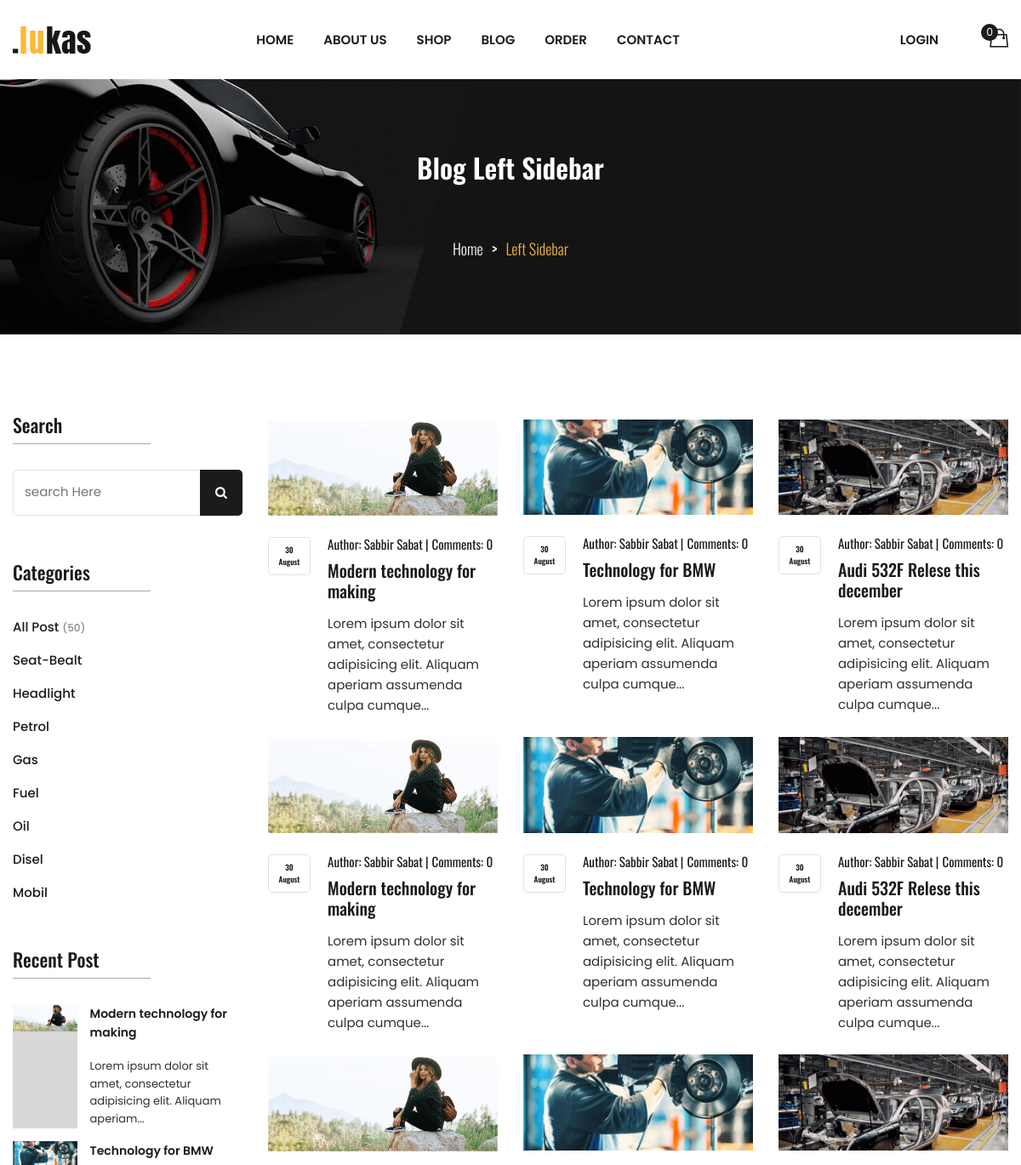
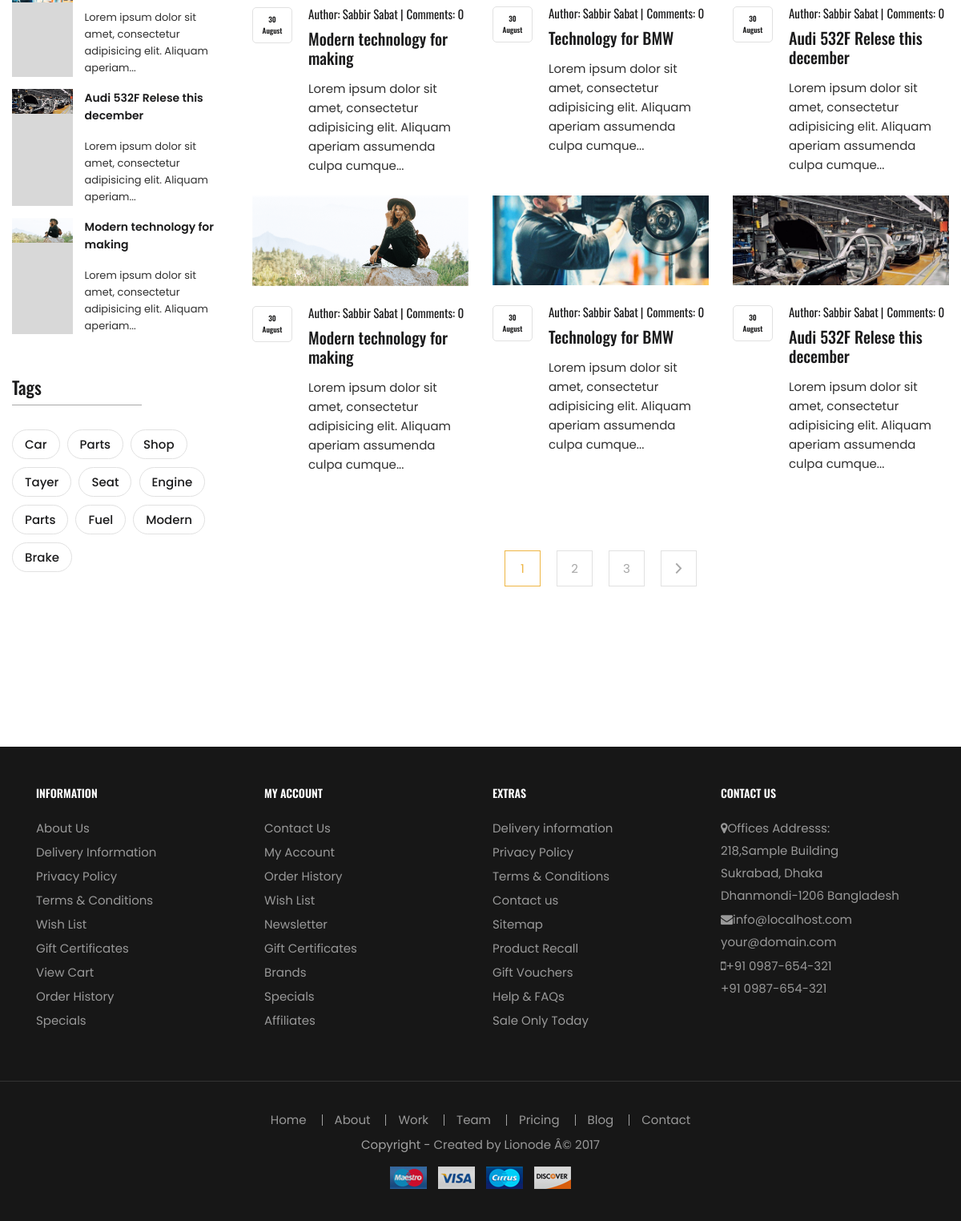
Screenshot of /blog-left-sidebar.php with the database file from the repository (2 pictures, top to bottom).
### tables this page shows
CREATE TABLE `title_slogan` (
  `id` int(11) NOT NULL,
  `title` varchar(255) NOT NULL,
  `slogan` varchar(255) NOT NULL,
  `logo` varchar(255) NOT NULL
);

CREATE TABLE `tbl_blog` (
  `id` int(11) NOT NULL,
  `blogCatId` int(11) NOT NULL,
  `comments` int(11) NOT NULL,
  `title` varchar(255) NOT NULL,
  `body` text NOT NULL,
  `author` varchar(50) NOT NULL,
  `tags` varchar(255) NOT NULL,
  `type` int(11) NOT NULL,
  `image` varchar(255) NOT NULL,
  `date` timestamp NOT NULL DEFAULT CURRENT_TIMESTAMP,
  `userId` int(11) NOT NULL
);

CREATE TABLE `tbl_blog_category` (
  `blogCatId` int(11) NOT NULL,
  `blog_category_name` varchar(255) NOT NULL,
  `body` text NOT NULL
);

CREATE TABLE `tbl_copyright` (
  `id` int(11) NOT NULL,
  `copyright` text NOT NULL
);

### Classes/ThemeOption.php (called while the page is built, shortened)
<?php
    $filepath = realpath(dirname(__FILE__));
    include_once ($filepath.'/../lib/Database.php');
    include_once ($filepath.'/../helpers/Format.php');
?>
<?php
class ThemeOption{
    private $db;
    public function __construct(){
        $this->db = new Database();
    }
    public function getTitleSloganValue(){
        $query = "SELECT * FROM title_slogan WHERE id ='1'";
        $result = $this->db->select($query);
        return $result;
    }
    public function getCopyRightValue(){
        $query = "SELECT * FROM tbl_copyright WHERE id ='1'";
        $result = $this->db->select($query);
        return $result;
    }
}

### lib/Database.php (called while the page is built, shortened)
<?php
Class Database{
    public $host   = DB_HOST;
    public $user   = DB_USER;
    public $pass   = DB_PASS;
    public $dbname = DB_NAME;
    public $link;
    private function connectDB(){
        $this->link = new mysqli($this->host, $this->user, $this->pass, $this->dbname);
    }
    public function select($query){
        $result = $this->link->query($query) or die($this->link->error.__LINE__);
        if($result->num_rows > 0){
            return $result;
        } else {
            return false;
        }
    }
}
?>

### Classes/Cart.php (called while the page is built, shortened)
<?php
    $filepath = realpath(dirname(__FILE__));
    include_once ($filepath.'/../lib/Database.php');
    include_once ($filepath.'/../helpers/Format.php');
?>
<?php
class Cart{
    private $db;
    public function __construct(){
        $this->db = new Database();
    }
    public function checkCartTable(){
        $sId = session_id();
        $query  = "SELECT * FROM tbl_cart WHERE sId = '$sId' ";
        $result = $this->db->select($query);
        return $result;
    }
    public function checkOrder($cmrId){
        $query  = "SELECT * FROM tbl_order WHERE cmrId = '$cmrId'";
        $result = $this->db->select($query);
        return $result;
    }
}
?>

### lib/Session.php (called while the page is built, shortened)
<?php
class Session{
    public static function get($key){
        if (isset($_SESSION[$key])) {
            return $_SESSION[$key];
        } else {
            return false;
        }
    }
}
?>

### Classes/Blog.php (called while the page is built, shortened)
<?php
    $filepath = realpath(dirname(__FILE__));
    include_once ($filepath.'/../lib/Database.php');
    include_once ($filepath.'/../helpers/Format.php');
?>
<?php
class Blog{
    private $db;
    public function __construct(){
        $this->db = new Database();
    }
    public function getAllBlogPost(){
        $query  = "SELECT * FROM tbl_blog ORDER BY id";
        $result = $this->db->select($query);
        return $result;
     }
    public function getSomeBlogPost(){
        $query  = "SELECT * FROM tbl_blog ORDER BY id ASC LIMIT 4";
        $result = $this->db->select($query);
        return $result;
     }
}

### helpers/Format.php (called while the page is built, shortened)
<?php
class Format{
  public function formatOnlyDate($date){
        return date('j', strtotime($date));
    }
  public function formatOnlyMonth($date){
        return date('F', strtotime($date));
    }
    public function textShorten($text, $limit = 400){
        $text = $text."";
        $text = substr($text, 0, $limit);
        $text = substr($text, 0, strrpos( $text, ' '));
        $text = $text."...";
        return $text;
    }
}
?>

### Classes/BlogCategory.php (called while the page is built, shortened)
<?php
    $filepath = realpath(dirname(__FILE__));
    include_once ($filepath.'/../lib/Database.php');
    include_once ($filepath.'/../helpers/Format.php');
?>
<?php
class BlogCategory{
    private $db;
    public function __construct(){
        $this->db = new Database();
    }
    public function getAllBlogCat(){
        $query  = "SELECT * FROM tbl_blog_category ORDER BY blogCatId DESC";
        $result = $this->db->select($query);
        return $result;
    }
}
?>

### blog-left-sidebar.php (the view)
<?php include 'inc/header.php'; ?>
<div class="page-header-wrap bg-img" data-bg="assets/img/bg/page-header-bg.jpg">
    <div class="container">
        <div class="row">
            <div class="col-12 text-center">
                <div class="page-header-content">
                    <div class="page-header-content-inner">
                        <h1>Blog Left Sidebar</h1>
                        <ul class="breadcrumb">
                            <li><a href="index.php">Home</a></li>
                            <li class="current"><a href="#">Left Sidebar</a></li>
                        </ul>
                    </div>
                </div>
            </div>
        </div>
    </div>
</div>
<div class="page-content-wrapper sp-y">
    <div class="blog-page-content-wrap">
        <div class="container container-wide">
            <div class="row">
                <div class="col-lg-9 order-lg-1">
                    <div class="blog-content-wrapper">
                        <div class="row mtn-25">
                            <?php
                                $geBlogPost = $blog->getAllBlogPost();
                                if ($geBlogPost) {
                                    while ($result = $geBlogPost->fetch_assoc()) {
                            ?>
                            <div class="col-md-6 col-xl-4">
                                <div class="blog-item">
                                    <figure class="blog-item__thumb">
                                        <a href="blog-details.php?blogid=<?php echo $result['id']; ?>"><img src="admin/<?php echo $result['image']; ?>" alt="<?php echo $result['title']; ?>" /></a>
                                    </figure>
                                    <div class="blog-item__info">
                                        <div class="post-date">
                                            <span><?php echo $fm->formatOnlyDate($result['date']); ?></span>
                                            <span><?php echo $fm->formatOnlyMonth($result['date']); ?></span>
                                        </div>
                                        <div class="post-meta">
                                            <span class="author">Author: <a href="blog-details.php" rel="author"><?php echo $result['author']; ?></a></span>
                                            <span class="comment">Comments: <a href="blog-details.php?blogid=<?php echo $result['Id']; ?>" rel="author"><?php echo $result['comments']; ?></a></span>
                                        </div>
                                        <h2 class="post-title"><a href="blog-details.php?blogid=<?php echo $result['id']; ?>"><?php echo $result['title']; ?></a></h2>
                                        <p class="post-excerpt"><?php echo $fm->textShorten($result['body'],100); ?></p>
                                    </div>
                                </div>
                            </div>
                            <?php } } ?>
                        </div>
                    </div>
                    <nav class="pagination-wrap sm-top-lh">
                        <ul class="pagination pagination--2 justify-content-center">
                            <li class="active"><a href="#">1</a></li>
                            <li><a href="#">2</a></li>
                            <li><a href="#">3</a></li>
                            <li><a href="#"><i class="ion-chevron-right"></i></a></li>
                        </ul>
                    </nav>
                </div>
                <?php include 'inc/sidebar/blog/sidebar.php'; ?>
            </div>
        </div>
    </div>
</div>
<?php include 'inc/footer.php'; ?>

### inc/header.php (shortened to what this page needs)
<!DOCTYPE html>
<html class="no-js" lang="zxx">
<head>
    <?php include 'enqueue.php'; ?>
</head>
<body>
    <div class="header-area">
        <div class="container container-wide">
            <div class="row align-items-center">
                <div class="col-sm-4 col-lg-2">
                    <?php
                        $getlogo = $tmOption->getTitleSloganValue();
                        if ($getlogo) {
                            while ($result = $getlogo->fetch_assoc()) {
                    ?>
                    <div class="site-logo text-center text-sm-left">
                        <a href="index.php"><img src="admin/<?php echo $result['logo']; ?>" alt="<?php echo $result['title']; ?>" /></a>
                    </div>
                     <?php } } ?>
                </div>
                <div class="col-lg-7 d-none d-lg-block">
                    <div class="site-navigation">
                        <ul class="main-menu nav">
                            <li><a href="index.php">Home</a></li>
                            <li><a href="about.php">About Us</a></li>
                            <li class="has-submenu"><a href="shop.php">Shop</a>
                            </li>
                            <li class="has-submenu"><a href="blog.php">blog</a>
                            </li>
                            <?php
                          $cmrId = Session::get("cmrId");
                            $chkOrder = $ct->checkOrder($cmrId);
                            if ($chkOrder) { ?>
                            <li><a href="orderdetails.php">Order</a></li>
                            <?php	} ?>
                            <li><a href="contact.php">Contact</a></li>
                        </ul>
                    </div>
                </div>
                <div class="col-sm-8 col-lg-3">
                    <div class="site-action d-flex justify-content-center justify-content-sm-end align-items-center">
                        <ul class="login-reg-nav nav">
                            <?php
                       $login = Session::get("custLogin");
                        if ($login == false) { ?>
                            <li><a href="login.php">Login</a></li>
                            <?php } ?>
                        </ul>
                        <div class="mini-cart-wrap">
                            <a href="cart.php" class="btn-mini-cart">
                                <i class="ion-bag"></i>
                                <span class="cart-total">
                                    <?php
										$getData = $ct->checkCartTable();
										if ($getData) {
												$sum = Session::get("sum");
												$qty = Session::get("qty");
												echo $qty;
										} else {
												echo "0";
										}
									?>
                                </span>
                            </a>
                        </div>
                    </div>
                </div>
            </div>
        </div>
    </div>

### inc/sidebar/blog/sidebar.php
<div class="col-lg-3">
    <div class="sidebar-area">
        <div class="sidebar-item">
            <h4 class="sidebar-title">Search</h4>
            <div class="sidebar-body">
                <div class="sidebar-search">
                    <form action="" method="post">
                        <input type="text" placeholder="search Here" />
                        <button class="btn-src"><i class="fa fa-search"></i></button>
                    </form>
                </div>
            </div>
        </div>
        <div class="sidebar-item">
            <h4 class="sidebar-title">Categories</h4>
            <div class="sidebar-body">
                <ul class="sidebar-list">
                    <li><a href="blog.php">All Post <span>(50)</span></a></li>
                    <?php
                    $getBlogCat = $blogCat->getAllBlogCat();
                    if ($getBlogCat) {
                        while ($result = $getBlogCat->fetch_assoc()) {
                    ?>
                    <li><a href="blogbycat.php?blogCatId=<?php echo $result['blogCatId']; ?>"><?php echo $result['blog_category_name']; ?></a></li>
                    <?php } } ?>
                </ul>
            </div>
        </div>
        <div class="sidebar-item">
            <h4 class="sidebar-title">Recent Post</h4>
            <div class="sidebar-body">
                <?php
                    $geBlogPost = $blog->getSomeBlogPost();
                    if ($geBlogPost) {
                        while ($result = $geBlogPost->fetch_assoc()) {
                ?>
                <div class="sidebar-product">
                    <a href="blog-details.php?blogid=<?php echo $result['id']; ?>" class="image"><img src="admin/<?php echo $result['image']; ?>" alt="<?php echo $result['title']; ?>" /></a>
                    <div class="content">
                        <a href="blog-details.php?blogid=<?php echo $result['id']; ?>" class="title"><?php echo $result['title']; ?></a>
                        <p><?php echo $fm->textShorten($result['body'],80); ?></p>
                    </div>
                </div>
                <?php } } ?>
            </div>
        </div>
        <div class="sidebar-item">
            <h4 class="sidebar-title">Tags</h4>
            <div class="sidebar-body">
                <ul class="tags">
                    <li><a href="#">Car</a></li>
                    <li><a href="#">Parts</a></li>
                    <li><a href="#">Shop</a></li>
                    <li><a href="#">Tayer</a></li>
                    <li><a href="#">Seat</a></li>
                    <li><a href="#">Engine</a></li>
                    <li><a href="#">Parts</a></li>
                    <li><a href="#">Fuel</a></li>
                    <li><a href="#">Modern</a></li>
                    <li><a href="#">Brake</a></li>
                </ul>
            </div>
        </div>
    </div>
</div>

### inc/footer.php (shortened to what this page needs)
<footer class="fclass">
    <?php include 'footer-widget.php'; ?>
    <div class="footer-bottom">
        <div id="bottom-footer">
            <ul class="footer-link">
                <li><a href="#">Home</a></li>
                <li><a href="#">About</a></li>
                <li><a href="#">Work</a></li>
                <li><a href="#">Team</a></li>
                <li><a href="#">Pricing</a></li>
                <li><a href="#">Blog</a></li>
                <li><a href="#">Contact</a></li>
            </ul>
             <?php
                $tmOption = new ThemeOption();
                $getCPR = $tmOption->getCopyRightValue();
                if ($getCPR) {
                while ($result = $getCPR->fetch_assoc()) {
                ?>
            <div class="copyright"><?php echo $result['copyright']; ?></div>
                <?php } } ?>
            <div class="footer-bottom-cms">
                <div class="footer-payment">
                    <ul>
                        <li class="mastero"><a href="#"><img alt="" src="assets/img/payment/mastero.jpg"></a></li>
                        <li class="visa"><a href="#"><img alt="" src="assets/img/payment/visa.jpg"></a></li>
                        <li class="currus"><a href="#"><img alt="" src="assets/img/payment/currus.jpg"></a></li>
                        <li class="discover"><a href="#"><img alt="" src="assets/img/payment/discover.jpg"></a></li>
                    </ul>
                </div>
            </div>
        </div>
    </div>
</footer>

### rows the page displays
title_slogan: logo (picture)
tbl_blog: image (picture), date "30", date "August", author "Sabbir Sabat", comments "0", title "Modern technology for making", body "Lorem ipsum dolor sit amet, consectetur adipisicing elit. Aliquam aperiam assumenda culpa cumque...", body "Lorem ipsum dolor sit amet, consectetur adipisicing elit. Aliquam aperiam..."
tbl_blog: image (picture), date "30", date "August", author "Sabbir Sabat", comments "0", title "Technology for BMW", body "Lorem ipsum dolor sit amet, consectetur adipisicing elit. Aliquam aperiam assumenda culpa cumque...", body "Lorem ipsum dolor sit amet, consectetur adipisicing elit. Aliquam aperiam..."
tbl_blog: image (picture), date "30", date "August", author "Sabbir Sabat", comments "0", title "Audi 532F Relese this december", body "Lorem ipsum dolor sit amet, consectetur adipisicing elit. Aliquam aperiam assumenda culpa cumque...", body "Lorem ipsum dolor sit amet, consectetur adipisicing elit. Aliquam aperiam..."
tbl_blog: image (picture), date "30", date "August", author "Sabbir Sabat", comments "0", title "Modern technology for making", body "Lorem ipsum dolor sit amet, consectetur adipisicing elit. Aliquam aperiam assumenda culpa cumque...", body "Lorem ipsum dolor sit amet, consectetur adipisicing elit. Aliquam aperiam..."
tbl_blog: image (picture), date "30", date "August", author "Sabbir Sabat", comments "0", title "Technology for BMW", body "Lorem ipsum dolor sit amet, consectetur adipisicing elit. Aliquam aperiam assumenda culpa cumque..."
tbl_blog: image (picture), date "30", date "August", author "Sabbir Sabat", comments "0", title "Audi 532F Relese this december", body "Lorem ipsum dolor sit amet, consectetur adipisicing elit. Aliquam aperiam assumenda culpa cumque..."
tbl_blog: image (picture), date "30", date "August", author "Sabbir Sabat", comments "0", title "Modern technology for making", body "Lorem ipsum dolor sit amet, consectetur adipisicing elit. Aliquam aperiam assumenda culpa cumque..."
tbl_blog: image (picture), date "30", date "August", author "Sabbir Sabat", comments "0", title "Technology for BMW", body "Lorem ipsum dolor sit amet, consectetur adipisicing elit. Aliquam aperiam assumenda culpa cumque..."
tbl_blog: image (picture), date "30", date "August", author "Sabbir Sabat", comments "0", title "Audi 532F Relese this december", body "Lorem ipsum dolor sit amet, consectetur adipisicing elit. Aliquam aperiam assumenda culpa cumque..."
tbl_blog: image (picture), date "30", date "August", author "Sabbir Sabat", comments "0", title "Modern technology for making", body "Lorem ipsum dolor sit amet, consectetur adipisicing elit. Aliquam aperiam assumenda culpa cumque..."
tbl_blog: image (picture), date "30", date "August", author "Sabbir Sabat", comments "0", title "Technology for BMW", body "Lorem ipsum dolor sit amet, consectetur adipisicing elit. Aliquam aperiam assumenda culpa cumque..."
tbl_blog: image (picture), date "30", date "August", author "Sabbir Sabat", comments "0", title "Audi 532F Relese this december", body "Lorem ipsum dolor sit amet, consectetur adipisicing elit. Aliquam aperiam assumenda culpa cumque..."
tbl_blog_category: blog_category_name "Seat-Bealt"
tbl_blog_category: blog_category_name "Headlight"
tbl_blog_category: blog_category_name "Petrol"
tbl_blog_category: blog_category_name "Gas"
tbl_blog_category: blog_category_name "Fuel"
tbl_blog_category: blog_category_name "Oil"
tbl_blog_category: blog_category_name "Disel"
tbl_blog_category: blog_category_name "Mobil"
tbl_copyright: copyright "Copyright - Created by Lionode Â© 2017"
